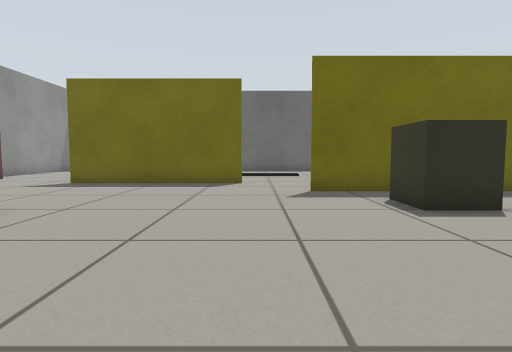
View 1 (above)

22 first-person views from a walk through a robot-simulator world made for Gazebo. The camera is 0.5 m above the floor, tilts 4° down and sees 80° across. The floor is counted in squares, 0.5 m on a side. Each view is taken from the middle of a square. On the plan, view 1 faces up. The plan holds only what a view shows up to about 12 squares ahead; the rest is blank.

View 2
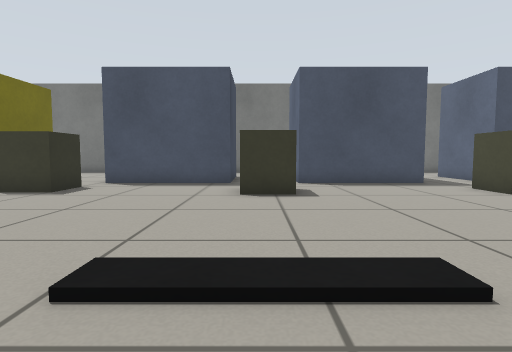

View 3
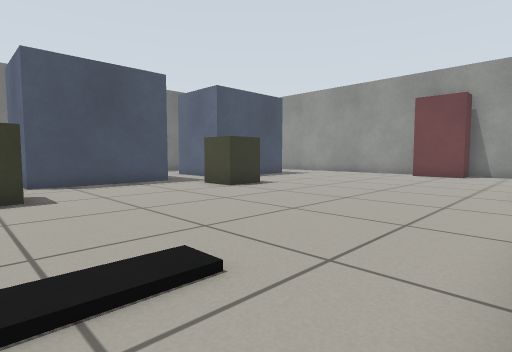

View 4
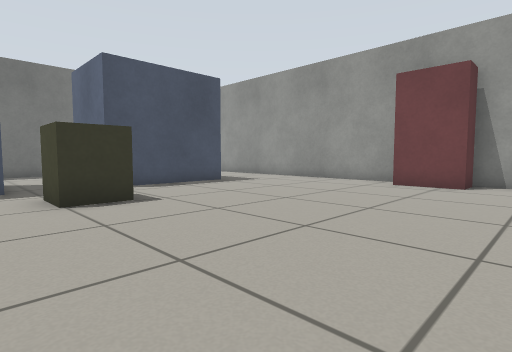

View 5
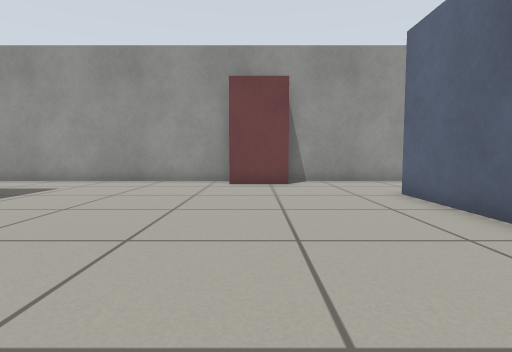

View 6
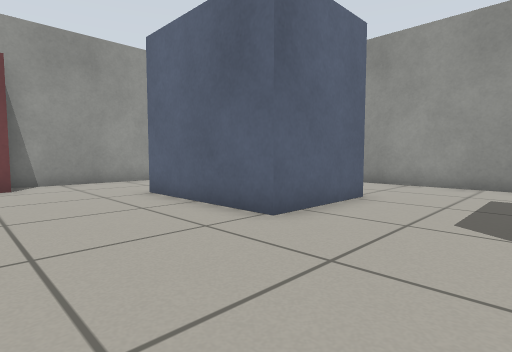

View 7
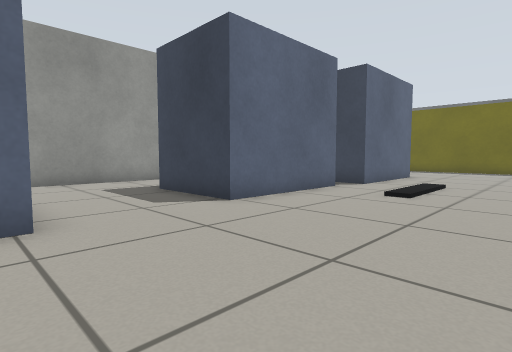

View 8
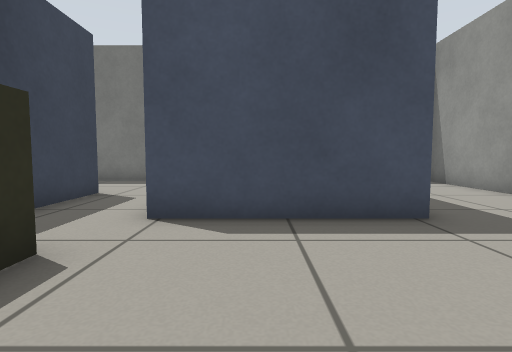

View 9
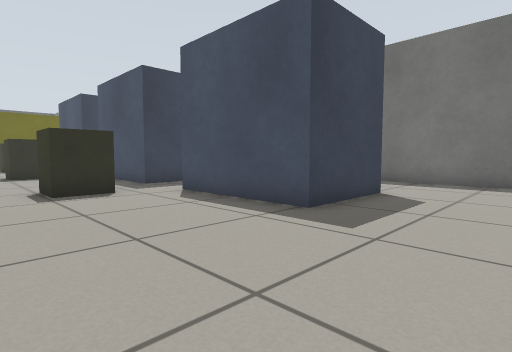

View 10
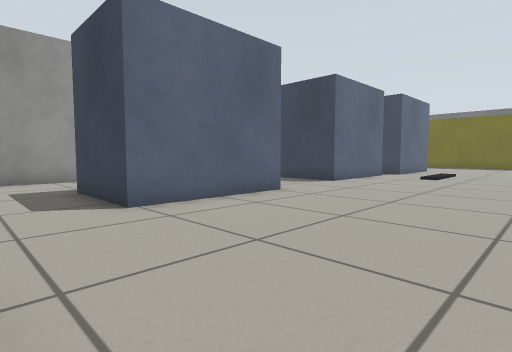

View 11
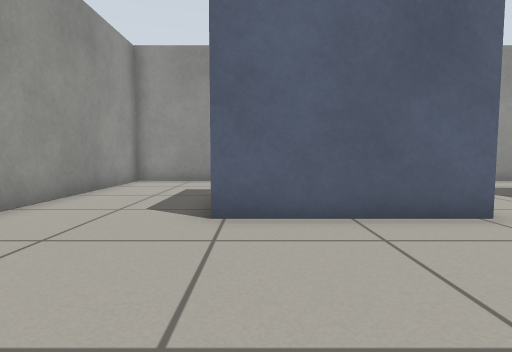

View 12
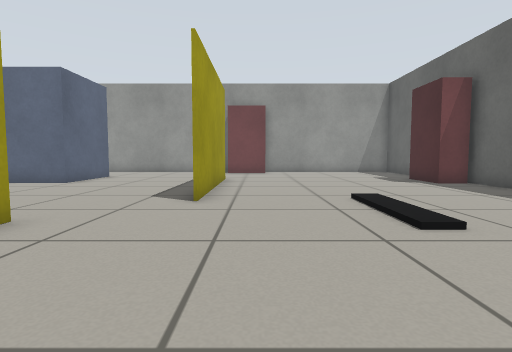

View 13
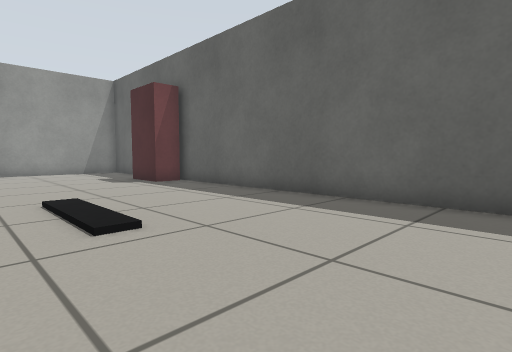

View 14
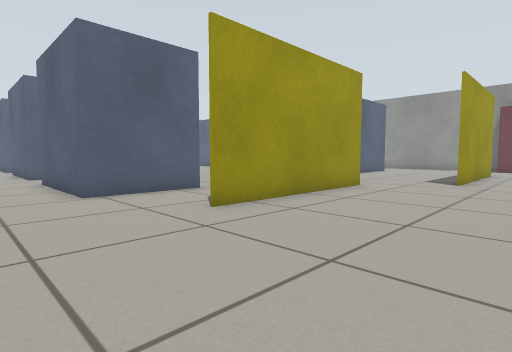

View 15
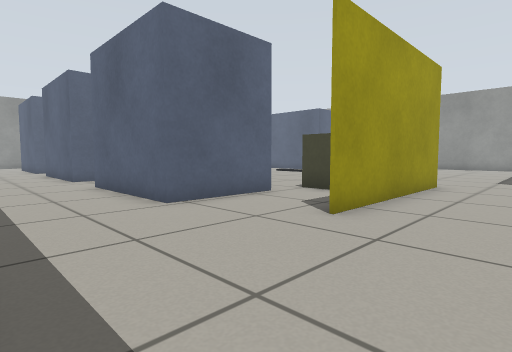

View 16
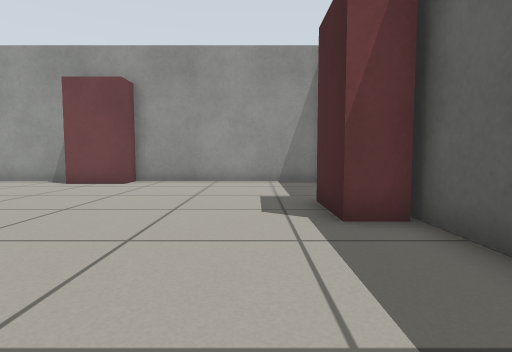

View 17
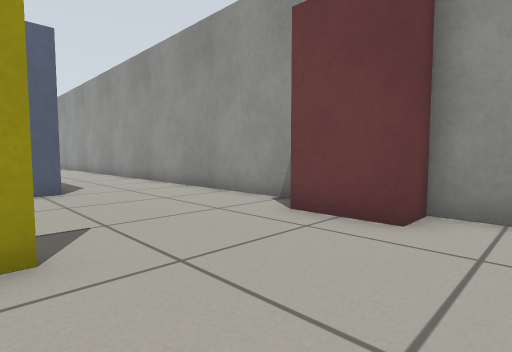

View 18
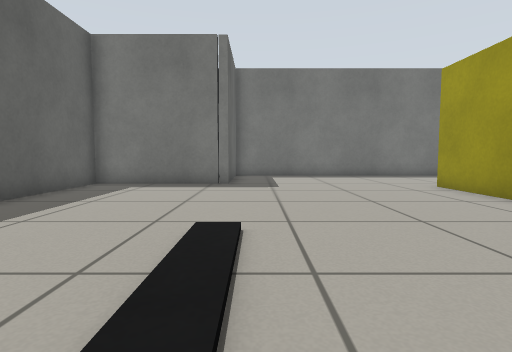

View 19
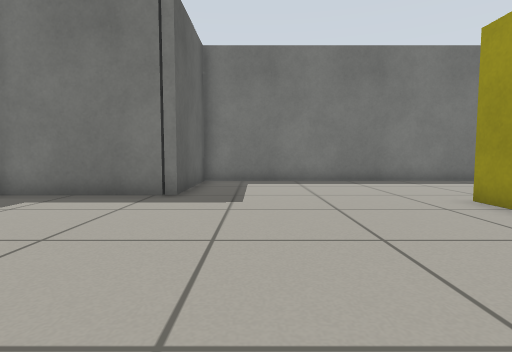

View 20
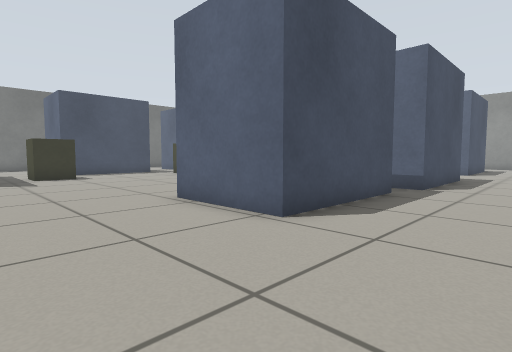

View 21
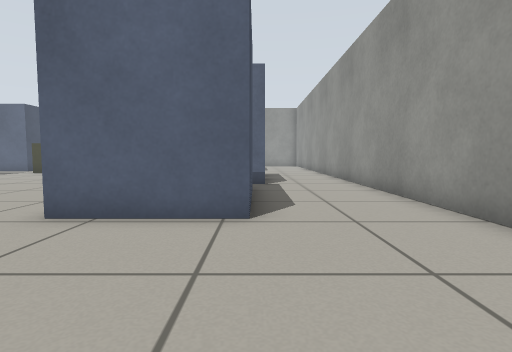

View 22
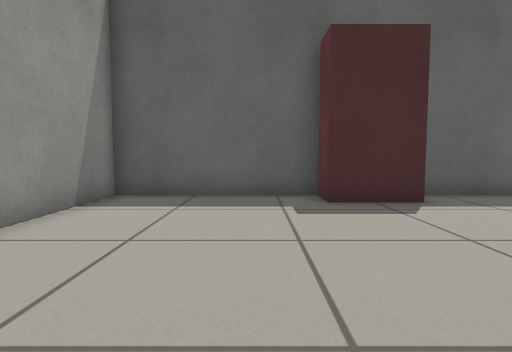

### Floor plan
Key: @ floor where view 1 was taken; # wall or solid block; . floor; B yellow box; L blue box; R red box.
Columns run from 12 left of view 1 to 13 right of it. Each row starts with its distance up from view 1.
 20 ######################
 19 #.....RR.............#
 18 #....................#
 17 #....................#
 16 #....................#
 15 #....................#####
 14 #........................#
 13 #........................#
 12 #R.......................#
 11 #R....BBBBBB.............#
 10 #........................#
  9 #........................#
  8 #.............BBBBBB.....#
  7 #..............BB........#
  6 #..............BB........#
  5 #...LLLL..........LLLL...#
  4 #...L  L..........L  L..
  3 #...L  L..........L  L..
  2 #...L  L..........L  L..
  1 #...L LL..........LL L..
  0 #....  .....@..BB    ...
 -1 #...LL L.......BB.  ....
 -2 #...L  L..........LLLL..
 -3 #...L  L..........L  L..
 -4 #...LLLL..........L   ...#
 -5 #.................L  L...#
 -6 #.................LLL....#
 -7 #..............BB.......
 -8 #..............BB....
 -9 #...LLLL..........LLLL
-10 #.     L..........L
-11 #      L..........L      #
-12 #.. LLLL..........LLLL...#
-13 #........................#
-14 #........................#
-15 #........................#
-16 #.........RRR............
-17 #########################

Where each view was taken, in squares from view 1:
view 1: 0 up, 0 right, facing up
view 2: 0 up, 5 left, facing right
view 3: 0 up, 5 left, facing down-right
view 4: 5 down, 4 left, facing down-right
view 5: 5 down, 1 left, facing down
view 6: 5 down, 1 left, facing down-left
view 7: 9 down, 0 right, facing up-left
view 8: 10 down, 1 right, facing right
view 9: 16 down, 1 right, facing up-right
view 10: 15 down, 1 right, facing up-left
view 11: 12 down, 0 right, facing left
view 12: 12 up, 6 right, facing left
view 13: 13 up, 6 right, facing up-left
view 14: 13 up, 11 right, facing down-left
view 15: 11 up, 12 right, facing down-left
view 16: 17 up, 0 right, facing left
view 17: 14 up, 6 left, facing down-left
view 18: 14 up, 2 left, facing right
view 19: 13 up, 1 right, facing right
view 20: 9 up, 11 left, facing down-right
view 21: 10 up, 8 left, facing down
view 22: 12 up, 8 left, facing up
